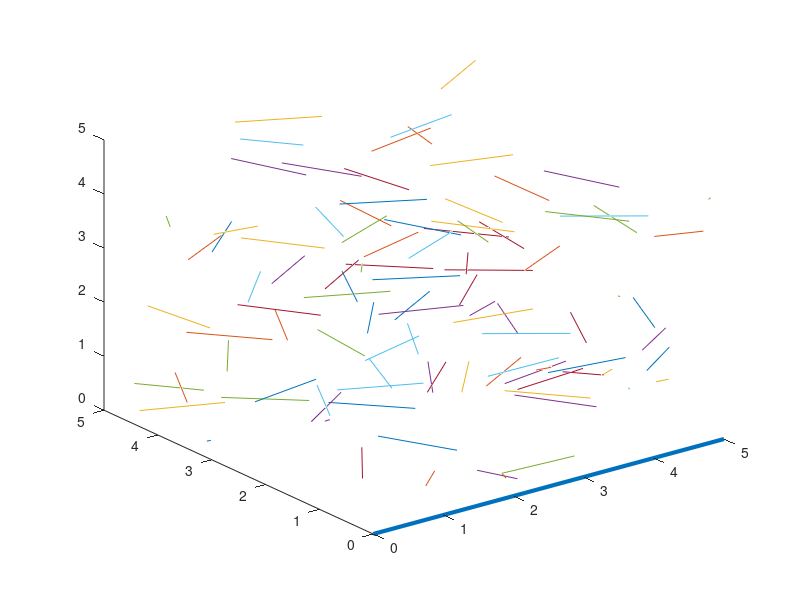
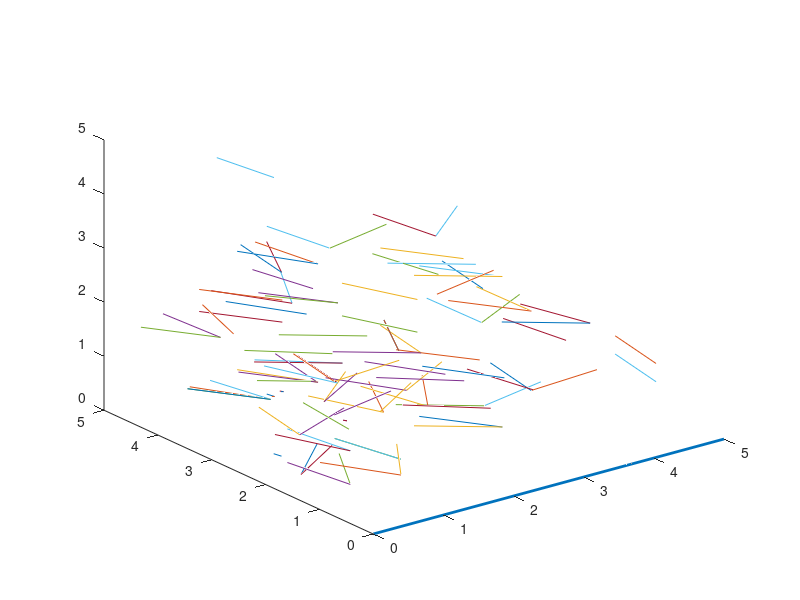
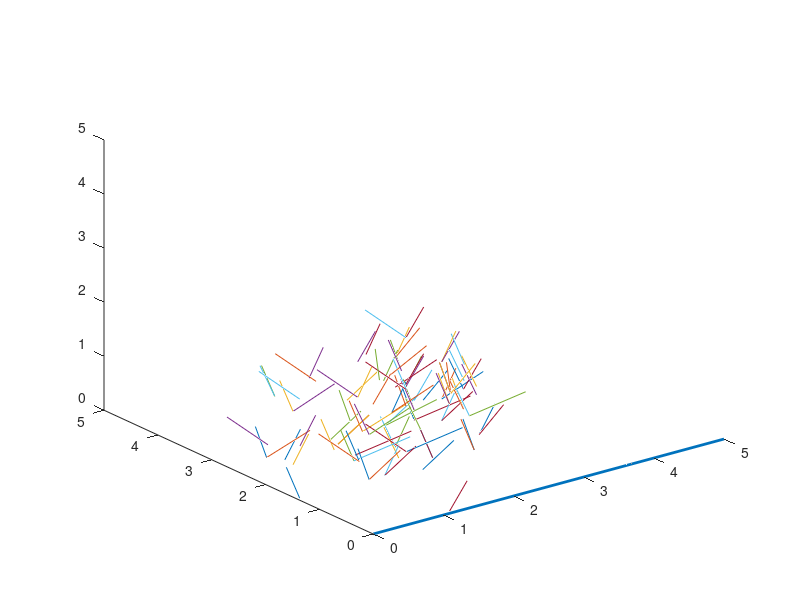
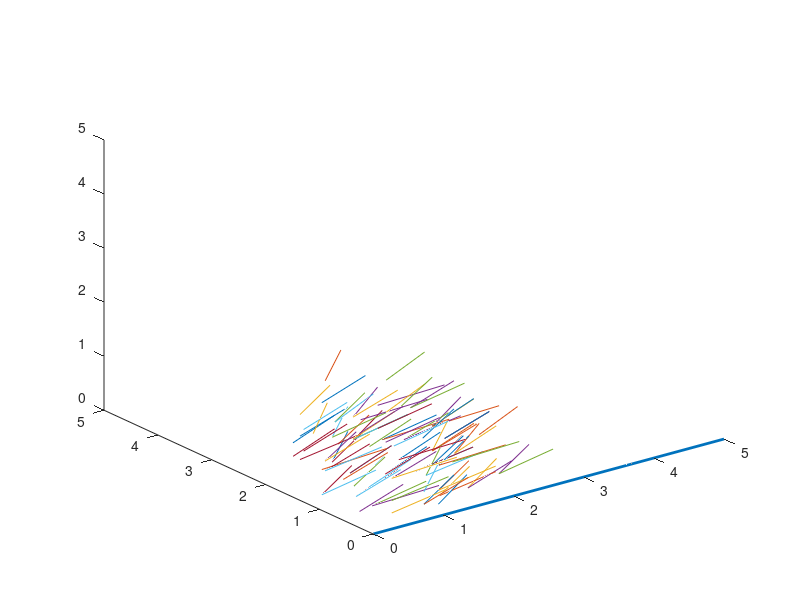

Source code (MATLAB) for these figures, in order:
pop = 100;
iter = 10;
ulim = 5;
%Create first sample population and evaluate fitness
x = (ulim).*rand(pop,3);
angle = (2*pi).*rand(pop,1);
X = zeros(pop,2);
Y = zeros(pop,2);
Z = zeros(pop,2);
for i=1:pop
X(i,1) = x(i,1);
X(i,2) = x(i,1)+sin(angle(i,1));
Y(i,1) = x(i,2);
Y(i,2) = x(i,2)+cos(angle(i,1));
Z(i,1) = x(i,3);
Z(i,2) = x(i,3);
end
drive = [1,0,0];
Xdrive = [0 5];
Ydrive = [0 0];
Zdrive = [0 0];
d = zeros(pop,1);
theta = zeros(pop,1);
for i=1:pop
    d(i,1) = norm(x(i,:));
    vector = [X(i,2)-X(i,1) Y(i,2)-Y(i,1) Z(i,2)-Z(i,1)];
    theta(i,1) = atan2(norm(cross(drive,vector)), dot(drive,vector));
end

%Plot each generation
    figure(1)
    plot3(Xdrive',Ydrive',Zdrive', 'LineWidth', 3)
    hold on
    plot3(X',Y',Z')
    axis([0 ulim 0 ulim 0 ulim])
    hold on
    pause(1)

for g = 2:iter
    for k = 1: 3: pop
        %Selection
        sel_coeff = mean(d);
        sel_coeff2 = mean(theta);
        parents = zeros(3,4);
        for j=1:3
            rand_sel = 1 + round(pop.*rand());
            for i = rand_sel:pop
                if d(i,1)<sel_coeff && theta(i,1)<sel_coeff2
                    parent(j,1) = x(i,1);
                    parent(j,2) = x(i,2);
                    parent(j,3) = x(i,3);
                    parent(j,4) = angle(i);
                    break
                end
            end
        end

        %Crossover
        child = [parent(1,1) parent(2,2) parent(3,3);parent(1,2) parent(2,3) parent(3,1);parent(1,3) parent(2,1) parent(3,2)];
        child_angle = [parent(1,4) parent(2,4) parent(3,4)];
        %Mutation
        for i = 1:3
            for j = 1:3
                mut_prob = rand();
                if mut_prob<=0.05
                    child(i,j) = child(i,j) - (sel_coeff*0.50);                    
                    if child(i,j)<0
                        child(i,j) = abs(child(i,j));
                    end
                end
            end
            if mut_prob<0.5
                child_angle(i) = child_angle(i) - (sel_coeff2*0.20);
                if child_angle(i)<0
                        child_angle(i) = abs(child_angle(i));
                end
            end
        end
        
        %Write new generation 
        x(k,1) = child(1,1);
        x(k,2) = child(1,2);
        x(k,3) = child(1,3);
        x(k+1,1) = child(2,1);
        x(k+1,2) = child(2,2);
        x(k+1,3) = child(2,3);
        x(k+2,1) = child(2,1);
        x(k+2,2) = child(2,2);
        x(k+2,3) = child(2,3);
        angle(k,1) =  child_angle(1);
        angle(k+1,1) = child_angle(2);
        angle(k+2,1) = child_angle(3);
    end
    for i=1:pop
        X(i,1) = x(i,1);
        X(i,2) = x(i,1)+cos(angle(i,1));
        Y(i,1) = x(i,2);
        Y(i,2) = x(i,2)+sin(angle(i,1));
        Z(i,1) = x(i,3);
        Z(i,2) = x(i,3);
        end
    for i=1:pop
        d(i,1) = norm(x(i,:));
        vector = [X(i,2)-X(i,1) Y(i,2)-Y(i,1) Z(i,2)-Z(i,1)];
        theta(i,1) = atan2(norm(cross(drive,vector)), dot(drive,vector));
    end
    [srt,I]=sort(d);
    best = x(I(1),:);
    %Plot each generation
    figure(g)
    plot3(Xdrive',Ydrive',Zdrive', 'LineWidth', 2)
    hold on
    plot3(X',Y',Z')
    axis([0 ulim 0 ulim 0 ulim])
    hold on
    pause(1)
end
        


